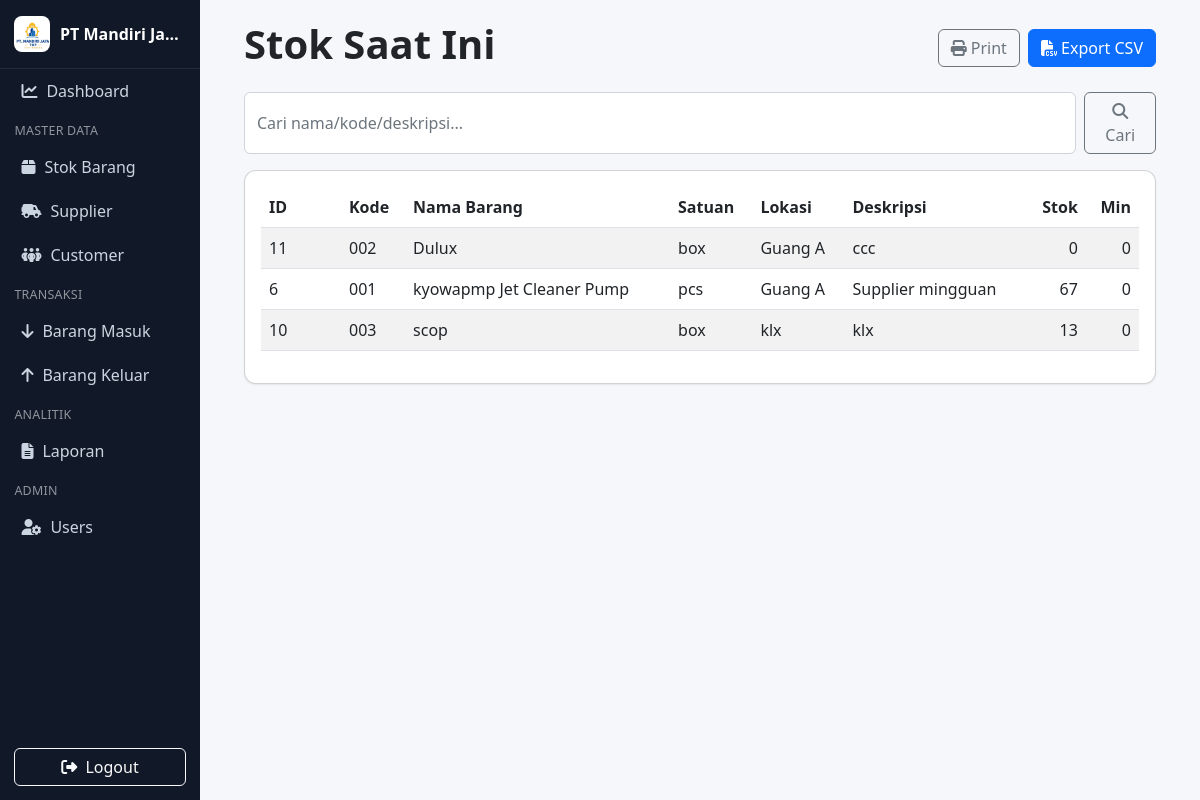
Screenshot of /pages/laporan_stok.php (signed in) with the database file from the repository.
### tables this page shows
CREATE TABLE `stock` (
  `id_barang` int NOT NULL,
  `nama_barang` varchar(25) NOT NULL,
  `deskripsi` varchar(30) NOT NULL,
  `stock` int NOT NULL,
  `min_stock` int DEFAULT '0',
  `satuan` varchar(50) DEFAULT NULL,
  `lokasi` varchar(100) DEFAULT NULL,
  `kode_barang` varchar(50) DEFAULT NULL
);

### config.php (called while the page is built, shortened)
<?php
function url(string $path = ''): string {
  $base = rtrim(BASE_URL, '/');
  $path = ltrim($path, '/');
  return $base . '/' . $path;
}

### pages/laporan_stok.php (the view, shortened to what this page needs)
<?php
require_once __DIR__ . '/../config.php';
require_once __DIR__ . '/../koneksi.php';
$conn = isset($koneksi) && $koneksi instanceof mysqli ? $koneksi : null;
function has_column($conn, $table, $column) {
  $tbl = $conn->real_escape_string($table);
  $col = $conn->real_escape_string($column);
  $res = $conn->query("SHOW COLUMNS FROM `{$tbl}` LIKE '{$col}'");
  return ($res && $res->num_rows > 0);
}
$hasMin  = has_column($conn, 'stock', 'min_stock');
$hasSat  = has_column($conn, 'stock', 'satuan');
$hasLok  = has_column($conn, 'stock', 'lokasi');
$hasDesc = has_column($conn, 'stock', 'deskripsi');
$hasKode = has_column($conn, 'stock', 'kode_barang');
$q = trim($_GET['q'] ?? '');
$where = "1=1";
$sql = "SELECT id_barang, nama_barang, stock".
       ($hasMin?  ", min_stock":"").
       ($hasSat?  ", satuan":"").
       ($hasLok?  ", lokasi":"").
       ($hasDesc? ", deskripsi":"").
       ($hasKode? ", kode_barang":"").
       " FROM stock WHERE $where ORDER BY nama_barang ASC";
$stmt = $conn->prepare($sql);
$stmt->execute();
$res = $stmt->get_result();
$rows = [];
while ($r = $res->fetch_assoc()) $rows[] = $r;
  ?><!doctype html><html><head><meta charset="utf-8"><title>Cetak Stok Saat Ini</title>
  </body></html><?php
include __DIR__ . '/../includes/header.php';
include __DIR__ . '/../includes/sidebar.php';
?>
<div class="container-fluid px-3 px-xl-4">
  <div class="d-flex flex-wrap align-items-center justify-content-between gap-2 mb-3">
    <h1 class="fw-bold mb-2">Stok Saat Ini</h1>
    <div class="d-flex gap-2">
      <a class="btn btn-outline-secondary" href="<?= url('pages/laporan_stok.php') ?>?print=1" target="_blank"><i class="fa-solid fa-print"></i> Print</a>
      <a class="btn btn-primary" href="<?= url('pages/laporan_stok.php') ?>?export=csv"><i class="fa-solid fa-file-csv"></i> Export CSV</a>
    </div>
  </div>
  <form class="mb-3 d-flex" method="get" action="<?= url('pages/laporan_stok.php') ?>">
    <input class="form-control" name="q" placeholder="Cari nama/kode/deskripsi..." value="<?= htmlspecialchars($q) ?>">
    <button class="btn btn-outline-secondary ms-2" type="submit"><i class="fa-solid fa-search"></i> Cari</button>
  </form>
  <div class="card">
    <div class="card-body">
      <?php if(empty($rows)):?>
        <div class="text-center text-muted py-4">Tidak ada data.</div>
      <?php else:?>
        <div class="table-responsive">
          <table class="table table-striped align-middle">
            <thead><tr>
              <th style="width:80px">ID</th><?php if($hasKode):?><th>Kode</th><?php endif;?>
              <th>Nama Barang</th><?php if($hasSat):?><th>Satuan</th><?php endif;?>
              <?php if($hasLok):?><th>Lokasi</th><?php endif;?>
              <?php if($hasDesc):?><th>Deskripsi</th><?php endif;?>
              <th class="text-end">Stok</th><?php if($hasMin):?><th class="text-end">Min</th><?php endif;?>
            </tr></thead>
            <tbody>
              <?php foreach($rows as $r):?>
                <tr>
                  <td><?= (int)$r['id_barang'] ?></td>
                  <?php if($hasKode):?><td><?= htmlspecialchars($r['kode_barang']??'') ?></td><?php endif;?>
                  <td><?= htmlspecialchars($r['nama_barang']) ?></td>
                  <?php if($hasSat):?><td><?= htmlspecialchars($r['satuan']??'') ?></td><?php endif;?>
                  <?php if($hasLok):?><td><?= htmlspecialchars($r['lokasi']??'') ?></td><?php endif;?>
                  <?php if($hasDesc):?><td><?= htmlspecialchars($r['deskripsi']??'') ?></td><?php endif;?>
                  <td class="text-end"><?= (int)$r['stock'] ?></td>
                  <?php if($hasMin):?><td class="text-end"><?= (int)($r['min_stock']??0) ?></td><?php endif;?>
                </tr>
              <?php endforeach;?>
            </tbody>
          </table>
        </div>
      <?php endif;?>
    </div>
  </div>
</div>
<?php include __DIR__ . '/../includes/footer.php'; ?>

### includes/header.php (style rules this page uses)
:root { --sidebar-w: 200px; }
html, body { height: 100%; }
body { background: #f5f7fb; overflow-x: hidden; }
.card { border-radius: .75rem; box-shadow: 0 1px 2px rgba(0, 0, 0, .07); }

### rows the page displays
stock: id_barang "11", kode_barang "002", nama_barang "Dulux", satuan "box", lokasi "Guang A", deskripsi "ccc", stock "0", min_stock "0"
stock: id_barang "6", kode_barang "001", nama_barang "kyowapmp Jet Cleaner Pump", satuan "pcs", lokasi "Guang A", deskripsi "Supplier mingguan", stock "67", min_stock "0"
stock: id_barang "10", kode_barang "003", nama_barang "scop", satuan "box", lokasi "klx", deskripsi "klx", stock "13", min_stock "0"

### other values shown
$companyName "PT Mandiri Ja…"
